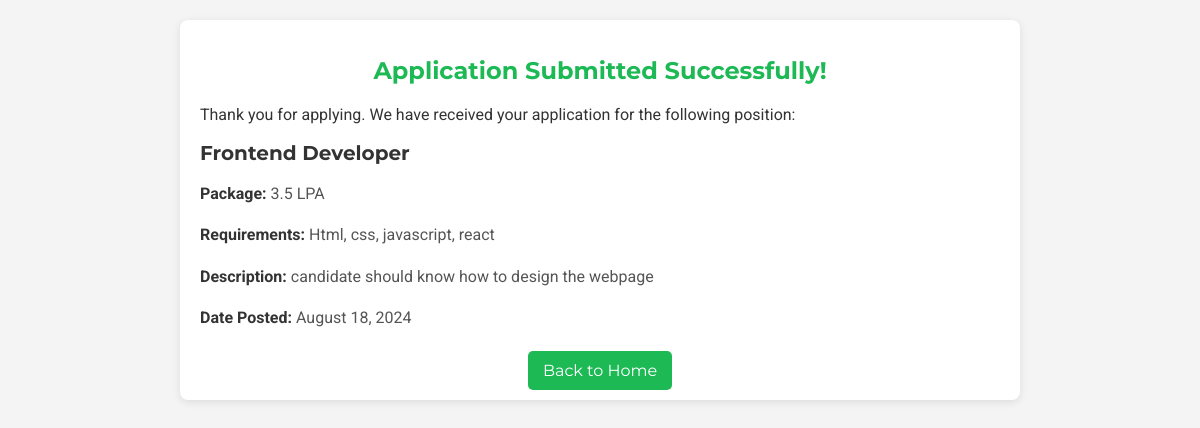
Screenshot of /workers/applied_done/10/ (signed in) with the database file from the repository.
### workers/models.py (models this page shows, shortened)
class JobApplications(models.Model):
    user = models.ForeignKey(User, on_delete=models.CASCADE)
    job = models.ForeignKey(Jobs, on_delete=models.CASCADE)
    contact = models.CharField(max_length=20)
    resume = models.FileField(upload_to='resumes/')
    date_applied = models.DateTimeField(auto_now=True)

class Jobs(models.Model):
    user = models.ForeignKey(User, on_delete=models.CASCADE, null=True, blank=True)
    image = models.ImageField(upload_to='jobs/')
    title = models.CharField(max_length=200)
    package = models.CharField(max_length=200)
    requirements = models.CharField(max_length=500)
    description = models.CharField(max_length=1000)
    date_posted = models.DateTimeField(auto_now=True)

### workers/views.py (the view)
# urls.py: path("applied_done/<int:pk>/", applied_done, name='applied_done'),
@login_required
def applied_done(request, pk):
    data = get_object_or_404(JobApplications, pk=pk, user=request.user)
    return render(request, 'workers/applied_done.html', {'data': data})

### workers/templates/workers/applied_done.html (shortened to what this page needs)
<!DOCTYPE html>
<html lang="en">
<head>
</head>
<body>
    <div class="container">
        <h1>Application Submitted Successfully!</h1>
        <p>Thank you for applying. We have received your application for the following position:</p>
        <div class="job-details">
            <h2>{{ data.job.title }}</h2>
            <p><strong>Package:</strong> {{ data.job.package }}</p>
            <p><strong>Requirements:</strong> {{ data.job.requirements }}</p>
            <p><strong>Description:</strong> {{ data.job.description }}</p>
            <p><strong>Date Posted:</strong> {{ data.job.date_posted|date:"F j, Y" }}</p>
        </div>
        <div class="btn-container">
            <a href="{% url 'home' %}">Back to Home</a>
        </div>
    </div>
</body>
</html>

### workers/templates/workers/applied_done.html (style rules this page uses)
body { font-family: 'Roboto', sans-serif; background-color: #f4f4f4; color: #333; margin: 0; padding: 20px; }
.container { max-width: 800px; margin: 0 auto; padding: 20px; background-color: #fff; border-radius: 8px; box-shadow: 0 2px 8px rgba(0, 0, 0, 0.1); animation: fadeIn 1s ease-in-out; }
h1 { font-size: 24px; color: #1db954; font-family: 'Montserrat', sans-serif; text-align: center; margin-bottom: 20px; }
.job-details { margin-bottom: 30px; }
.job-details h2 { font-size: 20px; color: #333; font-family: 'Montserrat', sans-serif; margin-bottom: 10px; }
.job-details p { font-size: 16px; color: #555; line-height: 1.6; }
.job-details strong { color: #333; }
.btn-container { text-align: center; margin-top: 20px; }
.btn-container a { padding: 10px 15px; background-color: #1db954; color: #fff; text-decoration: none; border-radius: 5px; font-size: 16px; font-family: 'Montserrat', sans-serif; transition: background-color 0.3s ease; }

### rows the page displays
JobApplications: job "Frontend Developer", job.package "3.5 LPA", job.requirements "Html, css, javascript, react", job.description "candidate should know how to design the webpage", job.date_posted "August 18, 2024"
